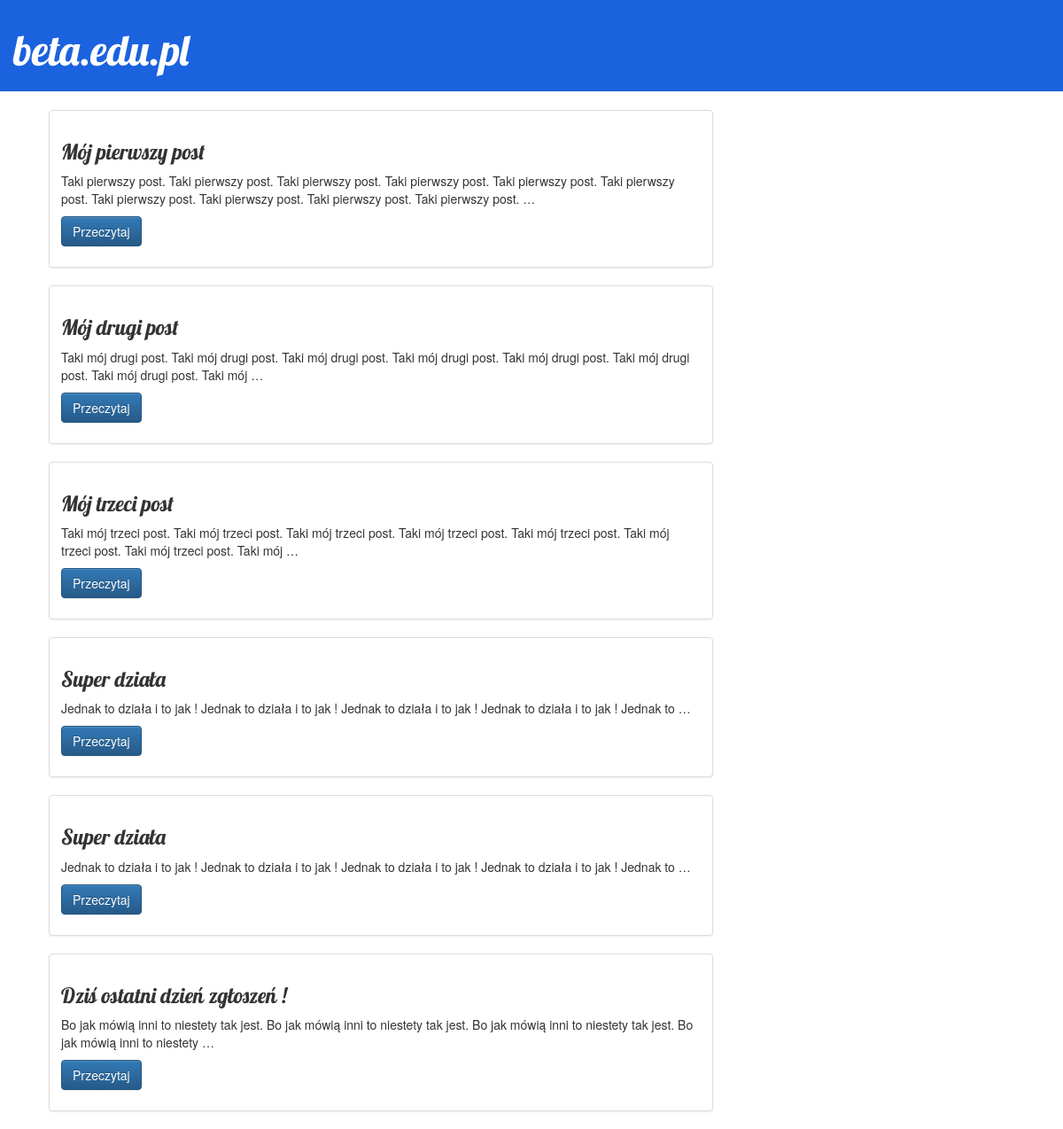
The page / on the database its author committed.
### news/models.py (models this page shows, shortened)
class Post(models.Model):
	author = models.ForeignKey('auth.User')
	title = models.CharField(max_length=200)
	text = models.TextField()
	created_date = models.DateTimeField(default=timezone.now)
	published_date = models.DateTimeField(blank=True, null=True)

### news/views.py (the view)
# urls.py: url(r'^$', views.post_list, name='post_list'),
def post_list(request):
	posts = Post.objects.filter(published_date__lte=timezone.now()).order_by('published_date')
	return render(request, 'news/post_list.html', {'posts':posts})

### news/templates/news/post_list.html (shortened to what this page needs)
{% extends 'news/base.html' %}
{% block content %}
<div class="row">
{% for post in posts %}
  <div class="col-sm-20 col-md-12">
    <div class="thumbnail">
      <div class="caption">
        <h3>{{ post.title }}</h3>
        <p>{{ post.text|truncatewords:30 }}</p>
        <p><a href="{% url 'post_detail' pk=post.pk %}" class="btn btn-primary" role="button">Przeczytaj</a> </p>
      </div>
    </div>
  </div>
  {% endfor %}
</div>
{% endblock content %}

### news/templates/news/base.html (shortened to what this page needs)
{% load staticfiles %}
<html>
    <head>
    <link rel="stylesheet" href="//maxcdn.bootstrapcdn.com/bootstrap/3.2.0/css/bootstrap.min.css">
<link rel="stylesheet" href="//maxcdn.bootstrapcdn.com/bootstrap/3.2.0/css/bootstrap-theme.min.css">
<link rel="stylesheet" href="{% static 'css/news.css' %}">
    </head>
    <body>
    <div class="page-header">
        <h1><a href="/">beta.edu.pl</a></h1>
    </div>
    <div class="content container">
        <div class="row">
            <div class="col-md-8">
            {% block content %}
            {% endblock %}
            </div>
        </div>
    </div>
    </body>
</html>

### static/css/news.css (style rules this page uses)
.page-header { background-color: #1A62DE; margin-top: 0; padding: 10px 10px 10px 15px; }
.page-header h1, .page-header h1 a, .page-header h1 a:visited, .page-header h1 a:active { color: #ffffff; font-size: 36pt; text-decoration: none; }
.content { margin-left: 40px; }
h1, h2, h3, h4 { font-family: 'Lobster', cursive; }

### rows shown on the page
Post: title "Mój pierwszy post", text "Taki pierwszy post. Taki pierwszy post. Taki pierwszy post. Taki pierwszy post. Taki pierwszy post. Taki pierwszy post. Taki pierwszy post. Taki pierwszy post. Taki pierwszy post. Taki pierwszy post. …"
Post: title "Mój drugi post", text "Taki mój drugi post. Taki mój drugi post. Taki mój drugi post. Taki mój drugi post. Taki mój drugi post. Taki mój drugi post. Taki mój drugi post. Taki mój …"
Post: title "Mój trzeci post", text "Taki mój trzeci post. Taki mój trzeci post. Taki mój trzeci post. Taki mój trzeci post. Taki mój trzeci post. Taki mój trzeci post. Taki mój trzeci post. Taki mój …"
Post: title "Super działa", text "Jednak to działa i to jak ! Jednak to działa i to jak ! Jednak to działa i to jak ! Jednak to działa i to jak ! Jednak to …"
Post: title "Super działa", text "Jednak to działa i to jak ! Jednak to działa i to jak ! Jednak to działa i to jak ! Jednak to działa i to jak ! Jednak to …"
Post: title "Dziś ostatni dzień zgłoszeń !", text "Bo jak mówią inni to niestety tak jest. Bo jak mówią inni to niestety tak jest. Bo jak mówią inni to niestety tak jest. Bo jak mówią inni to niestety …"
